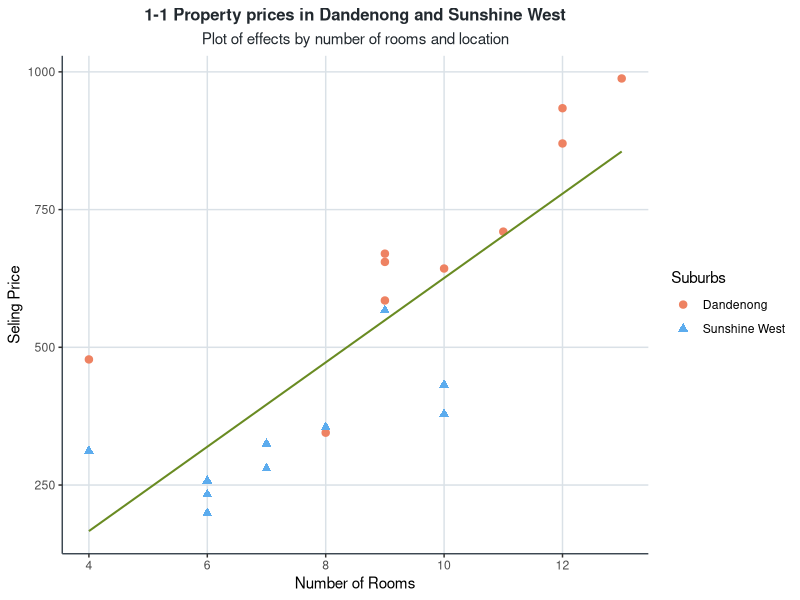
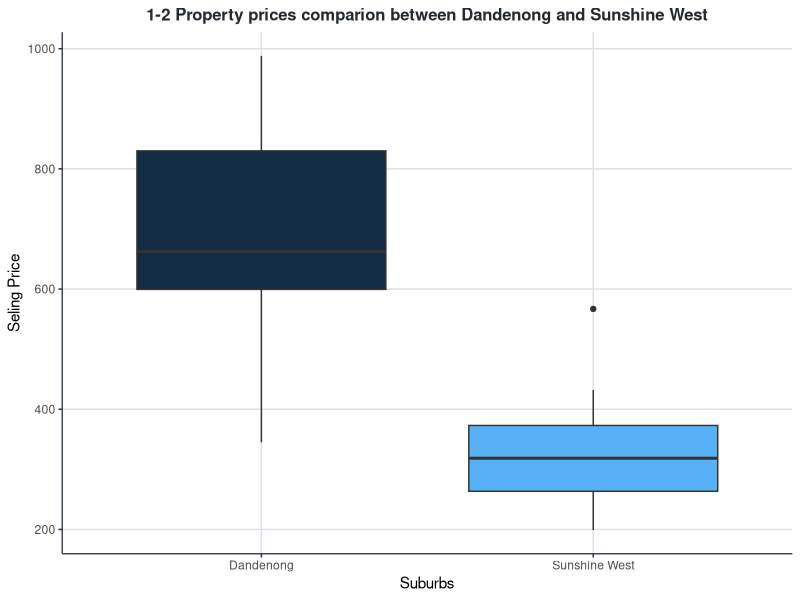
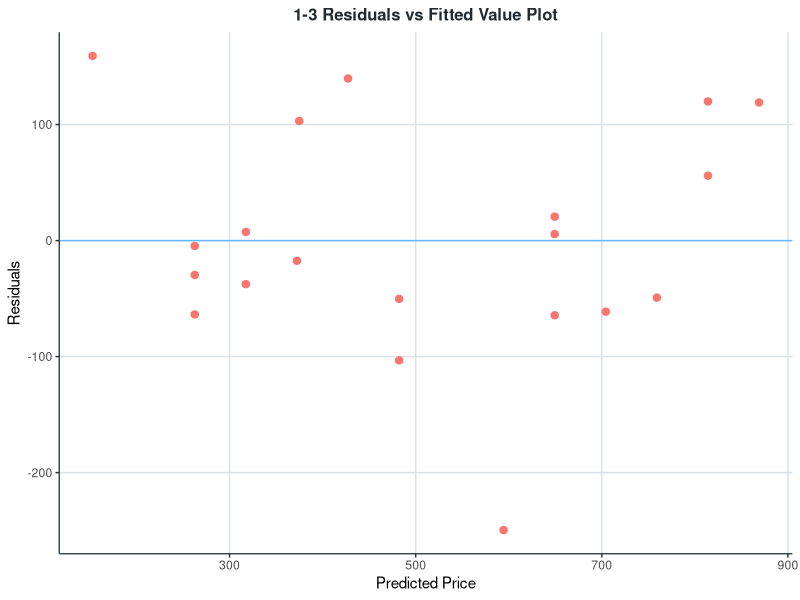
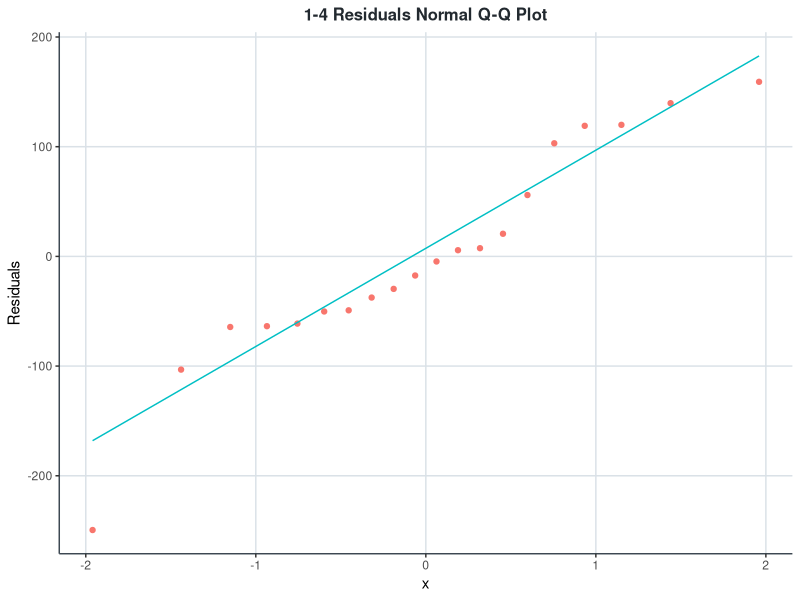

These figures' R source, in order:
## ---- chunk 1
require(tidyverse)
require(readxl)
housing_prices <- read_excel("data/Housing_prices_revised.xlsx", col_types = c("numeric", "numeric", "numeric", 
                                           "numeric"))
## ---- chunk 2
model <- lm(Selling.Price ~ Location + Number.of.Rooms, housing_prices)
summary(model)
## ---- chunk 3
anova(model)
## ---- chunk 4
model$coefficients[1] + model$coefficients[2] * 0 + model$coefficients[3] * 9
## ---- chunk 5
model_joint <- lm(Selling.Price ~ Location + Number.of.Rooms + Location : Number.of.Rooms, housing_prices)
summary(model_joint)
## ---- chunk 6
ggplot(housing_prices) +
  geom_point(size = 2.2, aes(x = Number.of.Rooms, y = Selling.Price, colour = as.factor(Location), 
             shape = as.factor(Location))) +
  geom_smooth(size = 0.7, aes(x = Number.of.Rooms, y = Selling.Price), method = lm, se = FALSE, 
              colour = "olivedrab4") +
  labs(title="1-1 Property prices in Dandenong and Sunshine West",
       subtitle = "Plot of effects by number of rooms and location",
       x="Number of Rooms", y = "Seling Price") +
  scale_shape_manual("Suburbs", values = c(19,17), labels = c("Dandenong", "Sunshine West")) +
  scale_colour_manual("Suburbs", values = c("salmon2","steelblue2"), labels = c("Dandenong", "Sunshine West")) +
  theme(plot.title = element_text(color = "#22292F", size = 12, face = "bold", hjust = 0.5),
        plot.subtitle = element_text(color = "#22292F", hjust = 0.5),
        panel.background = element_blank(),
        panel.grid.major = element_line(color = "#DAE1E7"), panel.grid.major.x = element_line(color = "#DAE1E7"),
        axis.line = element_line(color = "#3D4852"))
## ---- chunk 7
ggplot(housing_prices) +
  geom_boxplot(aes(x = as.factor(Location), y = Selling.Price, fill = Location)) +
  labs(title="1-2 Property prices comparion between Dandenong and Sunshine West",
       x="Suburbs", y = "Seling Price") +
  theme(legend.position = "none", plot.title = element_text(color = "#22292F",size = 12, face = "bold",
        hjust = 0.5), plot.subtitle = element_text(hjust = 0.5),
        panel.background = element_blank(),
        panel.grid.major = element_line(color = "#DAE1E7"), panel.grid.major.x = element_line(color = "#DAE1E7"),
        axis.line = element_line(color = "#3D4852")) +
  scale_x_discrete(labels = c("0" = "Dandenong", "1" = "Sunshine West"))
## ---- chunk 8
housing_prices_output <- cbind(housing_prices)
housing_prices_output <- 
  housing_prices_output %>% 
  mutate("Predicted.Price" = model$fitted.values) %>% 
  mutate("Residuals" = model$residuals)
## ---- chunk 9
ggplot(housing_prices_output, aes(x = Predicted.Price, y = Residuals)) +
  geom_point(size = 2.2, aes(colour = "salmon2")) +
  geom_hline(yintercept = 0, color = "steelblue1") +
  labs(title="1-3 Residuals vs Fitted Value Plot", x = "Predicted Price", y = "Residuals") +
  theme(legend.position = "none", plot.title = element_text(color = "#22292F",size = 12, face = "bold",
        hjust = 0.5), panel.background = element_blank(), panel.grid.major = element_line(color = "#DAE1E7"),
        panel.grid.major.x = element_line(color = "#DAE1E7"), axis.line = element_line(color = "#3D4852"))
## ---- chunk 10
ggplot(housing_prices_output, aes(sample = Residuals)) +
  stat_qq(aes(colour = "salmon2")) +
  stat_qq_line(aes(colour = "steelblue1")) +
  labs(title="1-4 Residuals Normal Q-Q Plot", y = "Residuals") +
  theme(legend.position = "none", plot.title = element_text(color = "#22292F",size = 12, face = "bold",
        hjust = 0.5), panel.background = element_blank(),
        panel.grid.major = element_line(color = "#DAE1E7"), panel.grid.major.x = element_line(color = "#DAE1E7"),
        axis.line = element_line(color = "#3D4852"))
